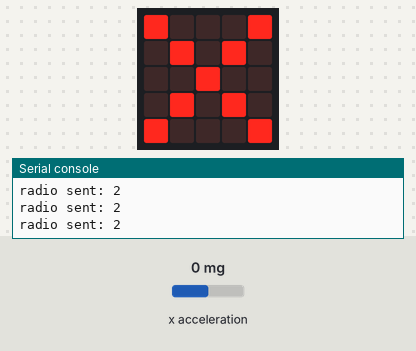
Simulated run of this program. Board: BBC micro:bit (MakeCode). On the bench: the board's 5×5 LED display, the last lines printed to the serial console. The inputs (shaded band) are chosen by the test bench; at power-on: x acceleration 0 mg. No radio messages arrive unless stated (any console line starting 'radio sent:' is added by the test bench).

Above: at 1.2 s.
1.3 s: x acceleration set to -119 mg
2.8 s: x acceleration set to -144 mg
At 3.8 s:
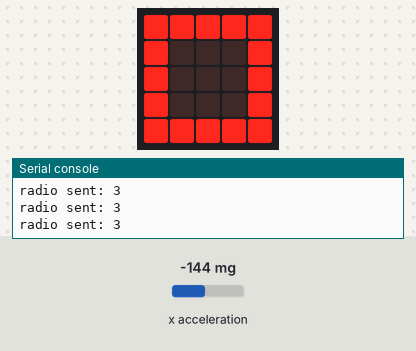
4.4 s: x acceleration set to -481 mg
5.9 s: x acceleration set to -566 mg
At 7.5 s:
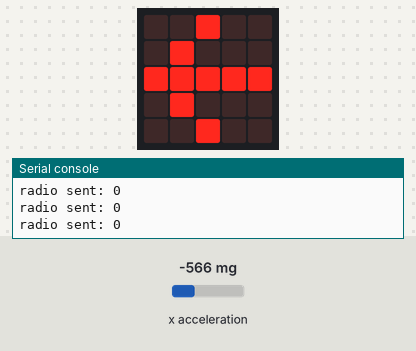
7.8 s: x acceleration set to 750 mg
At 8.4 s:
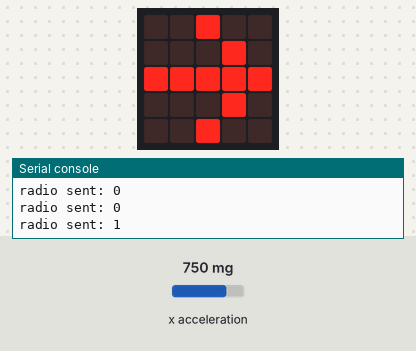
9.5 s: x acceleration set to 628 mg
11.0 s: x acceleration set to 555 mg
At 12.3 s:
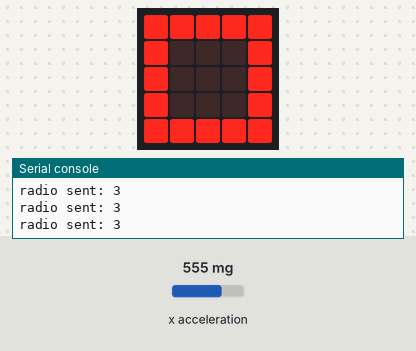
Timing chart, 0 to 13.8 s (numbered marks = the images above; inputs shaded):
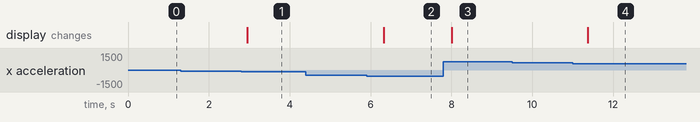

Measured:
- the behaviour switches between -130 and -131 mg on x acceleration (found by bisection; images 0 and 1)
- the behaviour switches between -520 and -521 mg on x acceleration (found by bisection; images 1 and 2)
- the behaviour switches between 600 and 599 mg on x acceleration (found by bisection; images 3 and 4)
- after the input at 2.8 s, the display: changes after 0.15 s (image 1)
- after the input at 5.9 s, the display: changes after 0.42 s (image 2)
- after the input at 7.8 s, the display: changes after 0.21 s (image 3)
- after the input at 11.0 s, the display: changes after 0.37 s (image 4)

The program:

main.ts
```typescript
radio.setGroup(99)
basic.forever(function () {
    if (input.acceleration(Dimension.X) < -520) {
        radio.sendNumber(0)
        basic.showLeds(`
            . . # . .
            . # . . .
            # # # # #
            . # . . .
            . . # . .
            `)
    } else if (input.acceleration(Dimension.X) >= 600) {
        radio.sendNumber(1)
        basic.showLeds(`
            . . # . .
            . . . # .
            # # # # #
            . . . # .
            . . # . .
            `)
    } else if (input.acceleration(Dimension.X) >= -130 && input.acceleration(Dimension.X) <= 130) {
        radio.sendNumber(2)
        basic.showLeds(`
            # . . . #
            . # . # .
            . . # . .
            . # . # .
            # . . . #
            `)
    } else {
        radio.sendNumber(3)
        basic.showLeds(`
            # # # # #
            # . . . #
            # . . . #
            # . . . #
            # # # # #
            `)
    }
})
```

test.ts
```typescript
// aquí va el archivo "tests"; esto no se compilará cuando este paquete se utilice como una extensión.
```
